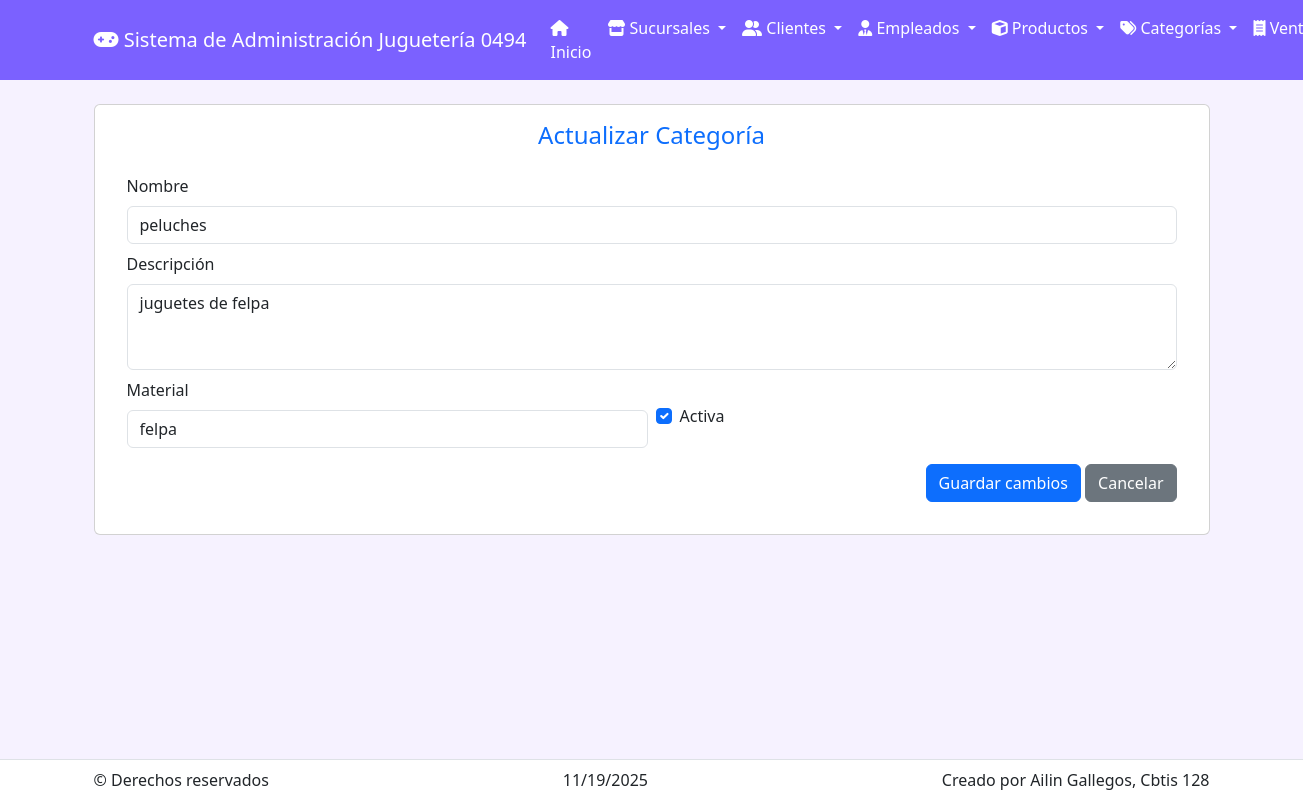
Screenshot of /categorias/actualizar/1/ with the database file from the repository.
### app_Jugueteria/models.py (models this page shows, shortened)
class Categoria(models.Model):
    nombre = models.CharField(max_length=100)
    descripcion = models.TextField(blank=True, null=True)
    estado = models.BooleanField(default=True)          # True = activo
    material = models.CharField(max_length=100, blank=True, null=True)
    fecha_creacion = models.DateTimeField(auto_now_add=True)

### app_Jugueteria/views.py (the view)
# urls.py: path('categorias/actualizar/<int:id>/', views.actualizar_categoria, name='actualizar_categoria'),
def actualizar_categoria(request, id):
    categoria = get_object_or_404(Categoria, id=id)
    return render(request, 'categoria/actualizar_categoria.html', {'categoria': categoria})

### app_Jugueteria/templates/categoria/actualizar_categoria.html (shortened to what this page needs)
{% extends 'base.html' %}
{% block content %}
<div class="card p-3">
  <h4 class="text-primary text-center">Actualizar Categoría</h4>
  <form method="POST" action="{% url 'realizar_actualizacion_categoria' categoria.id %}" class="card-body">
    <div class="mb-2">
      <label class="form-label">Nombre</label>
      <input name="nombre" class="form-control" value="{{ categoria.nombre }}">
    </div>
    <div class="mb-2">
      <label class="form-label">Descripción</label>
      <textarea name="descripcion" class="form-control" rows="3">{{ categoria.descripcion }}</textarea>
    </div>
    <div class="row g-2">
      <div class="col-md-6">
        <label class="form-label">Material</label>
        <input name="material" class="form-control" value="{{ categoria.material }}">
      </div>
      <div class="col-md-6 d-flex align-items-center">
        <div class="form-check mt-2">
          <input class="form-check-input" type="checkbox" name="estado" id="estadoCheck" {% if categoria.estado %}checked{% endif %}>
          <label class="form-check-label" for="estadoCheck">Activa</label>
        </div>
      </div>
    </div>
    <div class="mt-3 text-end">
      <button class="btn btn-primary">Guardar cambios</button>
      <a href="{% url 'ver_categorias' %}" class="btn btn-secondary">Cancelar</a>
    </div>
  </form>
</div>
{% endblock %}

### app_Jugueteria/templates/base.html (style rules this page uses)
:root { --primario:#7b61ff;--secundario:#f6f2ff }
body { background:var(--secundario);padding-bottom:80px }

### rows the page displays
Categoria: nombre "peluches", descripcion "juguetes de felpa", material "felpa", estado "☑"
